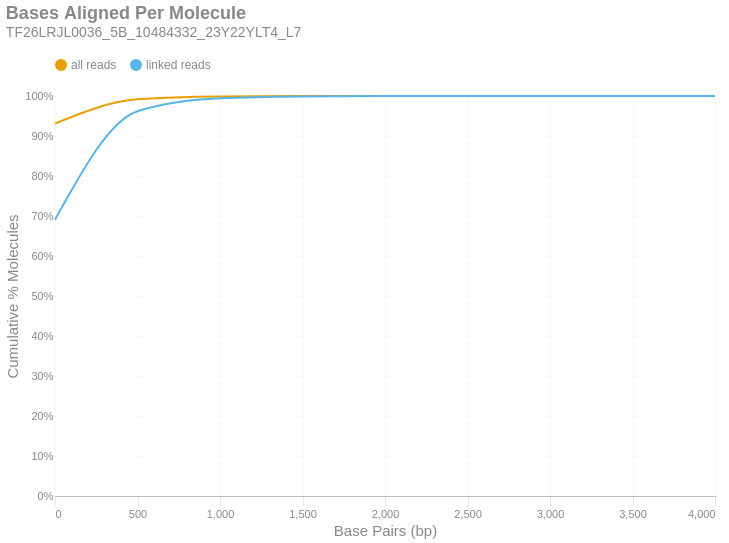

The notebook cell this image was saved under:
### Markdown cell above
### Bases Aligned Per Molecule
This is a cumulative frequency distribution showing the number of base pairs aligned per unique molecule. These data are shown in 500 bp bins. There are two distributions: one with `all reads` (yellow) and another with only `linked reads` (blue). The percent of molecules in the `linked reads` distribution is relative to the total number of linked molecules.

### Code cell
if SKIPLR:
    print_html(f"Skipped")
else:
    binned_df = consolidated_hist(valids['aligned_bp'], mask, 500, True)
    with SafeRender(binned_df):
        (
            density_plot(binned_df, 'Bases Aligned Per Molecule', samplename, 'basesper')
            .encode(
                x=alt.X('bin:Q', title="Base Pairs (bp)").axis(tickMinStep=500).scale(padding=0),
                y=alt.Y('value:Q', title='Cumulative % Molecules')
                    .axis(format='%')
                    .scale(domain = [0,1])
                    .stack(False),
                color=alt.Color("key:N").scale(domain = ["all reads", "linked reads"]),
                tooltip = [
                    alt.Tooltip("key:N", title = "Data Type"),
                    alt.Tooltip("range_label:N", title="Bases Aligned Per Molecule"),
                    alt.Tooltip("value:Q", format = ".2%", title="% Molecules (Cum.)")
                ]
            )
        ).display()

### Figure 1 — Vega-Lite specification as saved in the notebook (floating-point values rounded to 4 significant figures)
{"width": "container", "height": 400, "config": {"title": {"anchor": "start", "dy": -15, "fontSize": 18, "color": "#888888", "subtitleColor": "#888888", "subtitleFontSize": 14}, "arc": {"fill": "#0072B2"}, "axis": {"domainColor": "#888888", "domainWidth": 0.5, "gridWidth": 0.2, "grid": false, "titleFontWeight": 400, "titleFontSize": 15, "labelFontSize": 11, "labelColor": "#888888", "tickColor": "#888888", "tickWidth": 0.2, "titleColor": "#888888"}, "axisBand": {"grid": false}, "axisX": {"grid": true, "tickSize": 10, "domainCap": "round"}, "axisY": {"domain": false, "grid": true, "tickSize": 0, "domainCap": "round"}, "background": "transparent", "header": {"labelFontSize": 15, "labelColor": "#888888", "titleFontSize": 15, "titleFontWeight": 600, "titleColor": "#888888"}, "legend": {"labelFont": "sans-serif", "labelFontSize": 12, "labelColor": "#888888", "symbolSize": 100, "symbolType": "circle", "titleFontSize": 12, "titlePadding": 10, "titleColor": "#888888", "title": null, "orient": "top"}, "range": {"category": ["#E69F00", "#56B4E9", "#009E73", "#F0E442", "#0072B2", "#D55E00", "#CC79A7", "#000000"], "diverging": ["#cfe8f3", "#a2d4ec", "#73bfe2", "#46abdb", "#1696d2", "#12719e"]}, "area": {"fill": "#0072B2", "fillOpacity": 0.7, "line": true, "strokeOpacity": 0.7}, "line": {"color": "#0072B2", "stroke": "#0072B2", "strokeWidth": 2}, "trail": {"color": "#0072B2", "stroke": "#0072B2", "strokeWidth": 0, "size": 1}, "point": {"filled": true, "fillOpacity": 1.0, "size": 95}, "text": {"color": "#888888", "fontSize": 11, "align": "right", "fontWeight": 400, "size": 11}, "bar": {"fill": "#0072B2", "stroke": null}, "view": {"stroke": null, "continuousWidth": 660, "continuousHeight": 400}}, "data": {"name": "data-ed6a1a767fab313956d946085af1137c"}, "mark": {"type": "line", "interpolate": "monotone", "point": {"opacity": 0, "size": 275}}, "encoding": {"color": {"field": "key", "scale": {"domain": ["all reads", "linked reads"]}, "type": "nominal"}, "tooltip": [{"field": "key", "title": "Data Type", "type": "nominal"}, {"field": "range_label", "title": "Bases Aligned Per Molecule", "type": "nominal"}, {"field": "value", "format": ".2%", "title": "% Molecules (Cum.)", "type": "quantitative"}], "x": {"axis": {"tickMinStep": 500}, "field": "bin", "scale": {"padding": 0}, "title": "Base Pairs (bp)", "type": "quantitative"}, "y": {"axis": {"format": "%"}, "field": "value", "scale": {"domain": [0, 1]}, "stack": false, "title": "Cumulative % Molecules", "type": "quantitative"}}, "params": [{"name": "param_c36ac31b6afebe62", "select": {"type": "point", "fields": ["key"]}, "bind": "legend"}], "title": {"text": "Bases Aligned Per Molecule", "subtitle": "TF26LRJL0036_5B_10484332_23Y22YLT4_L7"}, "transform": [{"fold": ["all reads (cumsum)", "linked reads (cumsum)"]}, {"calculate": "replace(datum.key, ' (cumsum)', '')", "as": "key"}, {"filter": {"param": "param_c36ac31b6afebe62"}}], "usermeta": {"embedOptions": {"downloadFileName": "TF26LRJL0036_5B_10484332_23Y22YLT4_L7.basesper"}}, "$schema": "https://vega.github.io/schema/vega-lite/v6.4.1.json", "datasets": {"data-ed6a1a767fab313956d946085af1137c": [{"bin": "0.0", "interval": "0.0-500.0", "all reads": 0.9311, "linked reads": 0.6906, "all reads (cumsum)": 0.9311, "linked reads (cumsum)": 0.6906, "range_label": "0-499"}, {"bin": "500.0", "interval": "500.0-1000.0", "all reads": 0.0605, "linked reads": 0.2715, "all reads (cumsum)": 0.9916, "linked reads (cumsum)": 0.962, "range_label": "500-999"}, {"bin": "1000.0", "interval": "1000.0-1500.0", "all reads": 0.007136, "linked reads": 0.03222, "all reads (cumsum)": 0.9987, "linked reads (cumsum)": 0.9942, "range_label": "1000-1499"}, {"bin": "1500.0", "interval": "1500.0-2000.0", "all reads": 0.001007, "linked reads": 0.00462, "all reads (cumsum)": 0.9998, "linked reads (cumsum)": 0.9989, "range_label": "1500-1999"}, {"bin": "2000.0", "interval": "2000.0-2500.0", "all reads": 0.0001811, "linked reads": 0.0008407, "all reads (cumsum)": 0.9999, "linked reads (cumsum)": 0.9997, "range_label": "2000-2499"}, {"bin": "2500.0", "interval": "2500.0-3000.0", "all reads": 4.053e-05, "linked reads": 0.0001865, "all reads (cumsum)": 1.0, "linked reads (cumsum)": 0.9999, "range_label": "2500-2999"}, {"bin": "3000.0", "interval": "3000.0-3500.0", "all reads": 1.634e-05, "linked reads": 7.643e-05, "all reads (cumsum)": 1.0, "linked reads (cumsum)": 1.0, "range_label": "3000-3499"}, {"bin": "3500.0", "interval": "3500.0-4000.0", "all reads": 5.229e-06, "linked reads": 2.446e-05, "all reads (cumsum)": 1.0, "linked reads (cumsum)": 1.0, "range_label": "3500-3999"}, {"bin": "4000.0", "interval": "4000.0-4500.0", "all reads": 3.268e-06, "linked reads": 1.529e-05, "all reads (cumsum)": 1.0, "linked reads (cumsum)": 1.0, "range_label": "4000-4499"}]}}
